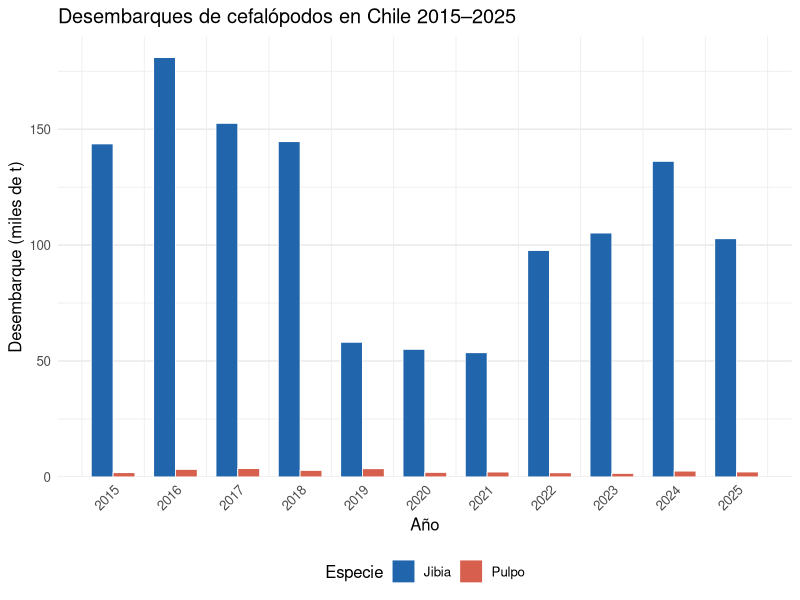

This chart was generated by the following R code:
## ---- chunk 1
knitr::opts_chunk$set(echo = FALSE, warning = FALSE, message = FALSE,
                      fig.align = "center", out.width = "85%")
library(ggplot2)
library(dplyr)
library(tidyr)
library(scales)
library(kableExtra)
## ---- chunk 2
anios <- 2015:2025

jibia <- c(143684, 180914, 152537, 144646, 58071, 55006, 53569, 97687, 105202, 136133, 102779)
pulpo <- c(1849, 3215, 3602, 2780, 3533, 1888, 2089, 1765, 1502, 2511, 2136)

df_cef <- data.frame(
  Año   = rep(anios, 2),
  Especie = rep(c("Jibia", "Pulpo"), each = length(anios)),
  Desembarque = c(jibia, pulpo)
)
## ---- chunk 3
ggplot(df_cef, aes(x = Año, y = Desembarque / 1000, fill = Especie)) +
  geom_col(position = "dodge", width = 0.7, colour = "white", size = 0.3) +
  scale_fill_manual(values = c("Jibia" = "#2166AC", "Pulpo" = "#D6604D")) +
  scale_x_continuous(breaks = anios) +
  scale_y_continuous(labels = comma, expand = expansion(mult = c(0, 0.05))) +
  labs(x = "Año", y = "Desembarque (miles de t)", fill = "Especie",
       title = "Desembarques de cefalópodos en Chile 2015–2025") +
  theme_minimal(base_size = 12) +
  theme(legend.position = "bottom",
        axis.text.x = element_text(angle = 45, hjust = 1),
        panel.grid.major.x = element_blank())
## ---- chunk 4
df_wide <- df_cef |>
  pivot_wider(names_from = Especie, values_from = Desembarque) |>
  mutate(across(c(Jibia, Pulpo), ~ format(round(.x), big.mark = ".", decimal.mark = ",")))

kbl(df_wide,
    col.names = c("Año", "Jibia (t)", "Pulpo (t)"),
    caption = "Desembarques anuales (toneladas) de jibia y pulpo en Chile, 2015–2025. Fuente: SERNAPESCA (2025).",
    align = c("c", "r", "r"),
    booktabs = TRUE) |>
  kable_styling(full_width = FALSE, latex_options = c("hold_position", "striped"),
                bootstrap_options = c("striped", "hover")) |>
  column_spec(1, bold = TRUE)
## ---- chunk 5
sint <- data.frame(
  Característica    = c("Grupo taxonómico", "Longevidad", "Reproducción", "Talla máxima",
                        "Hábitat principal", "Pesquería", "Estado"),
  Jibia             = c("Teuthida (calamar)", "1–1,5 años", "Semélpara; ~32M huevos/hembra",
                        ">100 cm LM", "Pelágico oceánico; DVM >250 m",
                        "Industrial + artesanal; poteras", "Alta variabilidad; sin sobreexplotación evidente"),
  Pulpo             = c("Octopoda (pulpo)", "1–2 años", "Semélpara; incubación materna",
                        "~3–5 kg peso entero", "Bentónico costero",
                        "Artesanal; trampas y buceo", "Veda reproductiva; talla mínima")
)

kbl(sint,
    caption = "Comparación de atributos biológicos y pesqueros de jibia y pulpo común en Chile.",
    booktabs = TRUE, align = c("l","l","l")) |>
  kable_styling(full_width = TRUE, latex_options = "hold_position",
                bootstrap_options = c("striped", "hover")) |>
  column_spec(1, bold = TRUE, width = "3.5cm") |>
  column_spec(2, width = "5cm") |>
  column_spec(3, width = "5cm")
